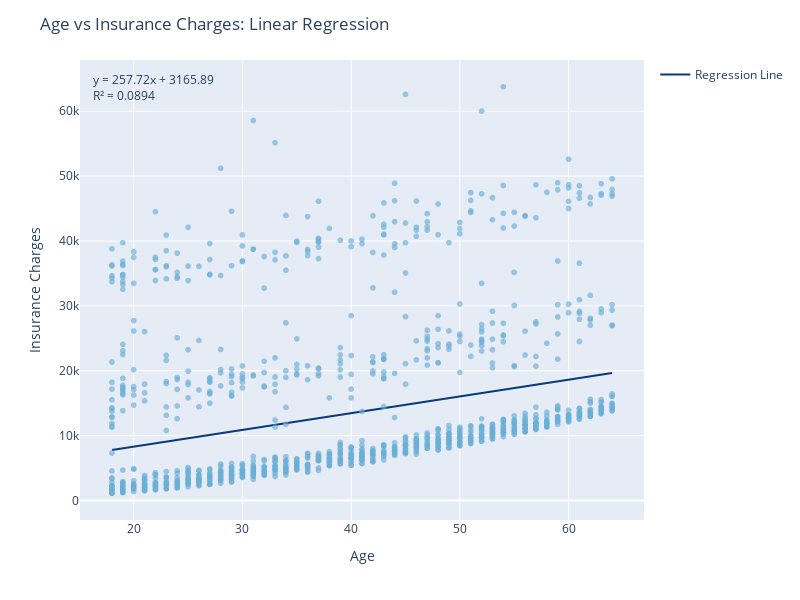

Notebook code for this chart:
### Code cell
# Plot line of regression and scatter plot
x_range = np.linspace(X.min(), X.max(), 100)
y_range = model.predict(x_range.reshape(-1, 1))

# Create scatter plot
fig = px.scatter(df, x='age', y='expenses', opacity=0.65)
fig.update_traces(marker=dict(color='rgb(107,174,214)'))


fig.add_traces(go.Scatter(x=x_range,
                          y=y_range,
                          name='Regression Line',
                          line=dict(color='rgb(9,56,125)')))

# Update layout
fig.update_layout(
    title='Age vs Insurance Charges: Linear Regression',
    xaxis_title='Age',
    yaxis_title='Insurance Charges',
    height=600,
    width=800,
    showlegend=True
)

# Add equation and R-squared as annotations
equation = f'y = {coefficient:.2f}x + {intercept:.2f}'
r_squared_text = f'R² = {r2:.4f}'
fig.add_annotation(
    xref='paper', yref='paper',
    x=0.02, y=0.98,
    text=equation + '<br>' + r_squared_text,
    showarrow=False,
    font=dict(size=12),
    align='left'
)

fig.show()

### Figure 1 — Plotly figure (JSON) as saved in the notebook; plotly's stock layout.template omitted (floating-point values rounded to 4 significant figures; data arrays with more than 128 entries replaced by an {"elided": "..."} marker saying what was removed)
{"data": [{"hovertemplate": "age=%{x}<br>expenses=%{y}<extra></extra>", "legendgroup": "", "marker": {"color": "rgb(107,174,214)", "opacity": 0.65, "symbol": "circle"}, "mode": "markers", "name": "", "showlegend": false, "type": "scattergl", "x": {"elided": "1338 int values"}, "xaxis": "x", "y": {"elided": "1338 float values"}, "yaxis": "y"}, {"line": {"color": "rgb(9,56,125)"}, "name": "Regression Line", "type": "scatter", "x": [18, 18.46, 18.93, 19.39, 19.86, 20.32, 20.79, 21.25, 21.72, 22.18, 22.65, 23.11, 23.58, 24.04, 24.51, 24.97, 25.43, 25.9, 26.36, 26.83, 27.29, 27.76, 28.22, 28.69, 29.15, 29.62, 30.08, 30.55, 31.01, 31.47, 31.94, 32.4, 32.87, 33.33, 33.8, 34.26, 34.73, 35.19, 35.66, 36.12, 36.59, 37.05, 37.52, 37.98, 38.44, 38.91, 39.37, 39.84, 40.3, 40.77, 41.23, 41.7, 42.16, 42.63, 43.09, 43.56, 44.02, 44.48, 44.95, 45.41, 45.88, 46.34, 46.81, 47.27, 47.74, 48.2, 48.67, 49.13, 49.6, 50.06, 50.53, 50.99, 51.45, 51.92, 52.38, 52.85, 53.31, 53.78, 54.24, 54.71, 55.17, 55.64, 56.1, 56.57, 57.03, 57.49, 57.96, 58.42, 58.89, 59.35, 59.82, 60.28, 60.75, 61.21, 61.68, 62.14, 62.61, 63.07, 63.54, 64], "y": [7805.0, 7925.0, 8044.0, 8164.0, 8284.0, 8404.0, 8523.0, 8643.0, 8763.0, 8883.0, 9002.0, 9122.0, 9242.0, 9362.0, 9481.0, 9601.0, 9721.0, 9841.0, 9960.0, 10080.0, 10200.0, 10320.0, 10440.0, 10560.0, 10680.0, 10800.0, 10920.0, 11040.0, 11160.0, 11280.0, 11400.0, 11520.0, 11640.0, 11760.0, 11880.0, 12000.0, 12120.0, 12240.0, 12360.0, 12480.0, 12590.0, 12710.0, 12830.0, 12950.0, 13070.0, 13190.0, 13310.0, 13430.0, 13550.0, 13670.0, 13790.0, 13910.0, 14030.0, 14150.0, 14270.0, 14390.0, 14510.0, 14630.0, 14750.0, 14870.0, 14990.0, 15110.0, 15230.0, 15350.0, 15470.0, 15590.0, 15710.0, 15830.0, 15950.0, 16070.0, 16190.0, 16310.0, 16430.0, 16550.0, 16670.0, 16790.0, 16910.0, 17030.0, 17150.0, 17270.0, 17380.0, 17500.0, 17620.0, 17740.0, 17860.0, 17980.0, 18100.0, 18220.0, 18340.0, 18460.0, 18580.0, 18700.0, 18820.0, 18940.0, 19060.0, 19180.0, 19300.0, 19420.0, 19540.0, 19660.0]}], "layout": {"annotations": [{"align": "left", "font": {"size": 12}, "showarrow": false, "text": "y = 257.72x + 3165.89<br>R² = 0.0894", "x": 0.02, "xref": "paper", "y": 0.98, "yref": "paper"}], "height": 600, "legend": {"tracegroupgap": 0}, "margin": {"t": 60}, "showlegend": true, "title": {"text": "Age vs Insurance Charges: Linear Regression"}, "width": 800, "xaxis": {"anchor": "y", "domain": [0, 1], "title": {"text": "Age"}}, "yaxis": {"anchor": "x", "domain": [0, 1], "title": {"text": "Insurance Charges"}}}}
